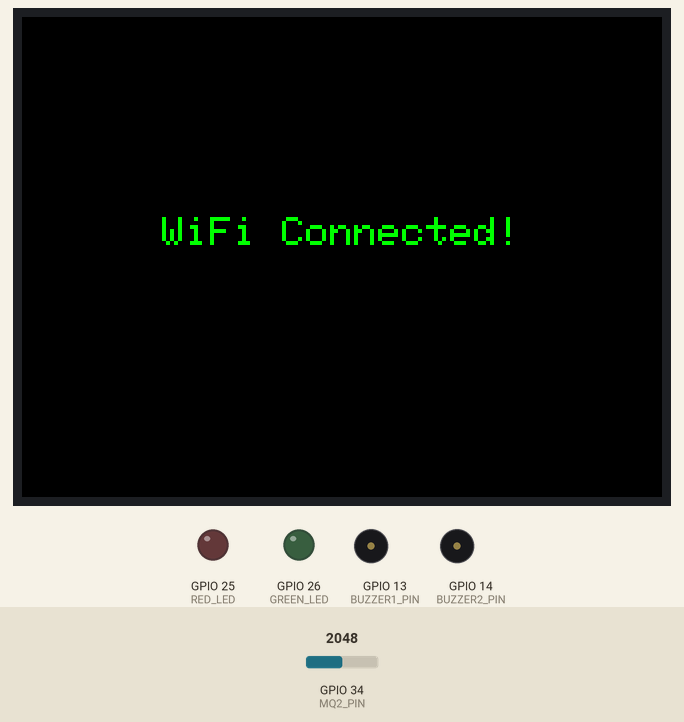
Recording of a sketch running on a simulated ESP32. On the bench: 320×240 colour display, output pins drawn as LEDs (lit = HIGH), buzzer (waves = sounding, pin HIGH). The test bench sets the inputs (shaded band); at power-on: GPIO 34 (MQ2_PIN) = 2048. WiFi joins after 1.5 s; servers stay silent unless stated; uploads are accepted with an empty reply; the local clock reads 2024-03-15 10:24:30 at power-on unless the sketch sets it; the modem accepts every AT command (registered, SIM ready, sends succeed) and sends nothing else; what the sketch prints to the serial monitor is not drawn.

Above: at 1.8 s.
At 19.8 s:
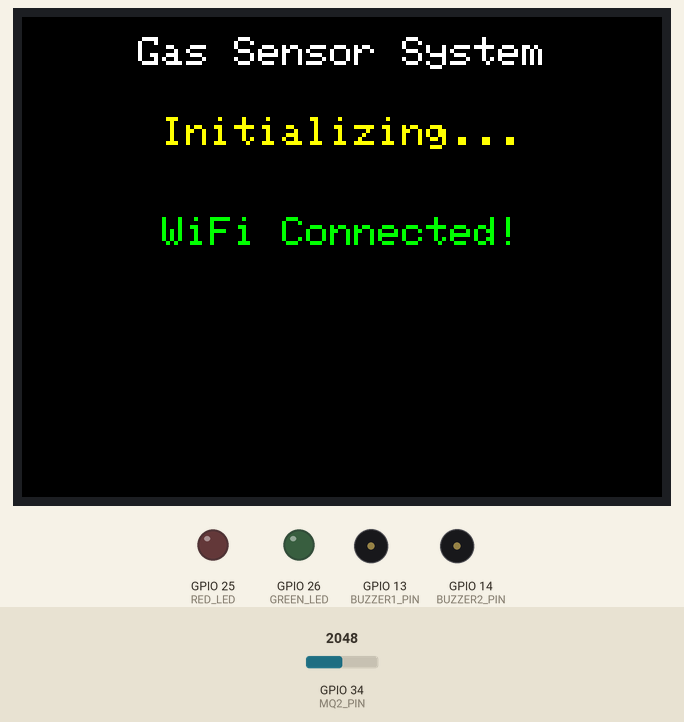
At 22.7 s:
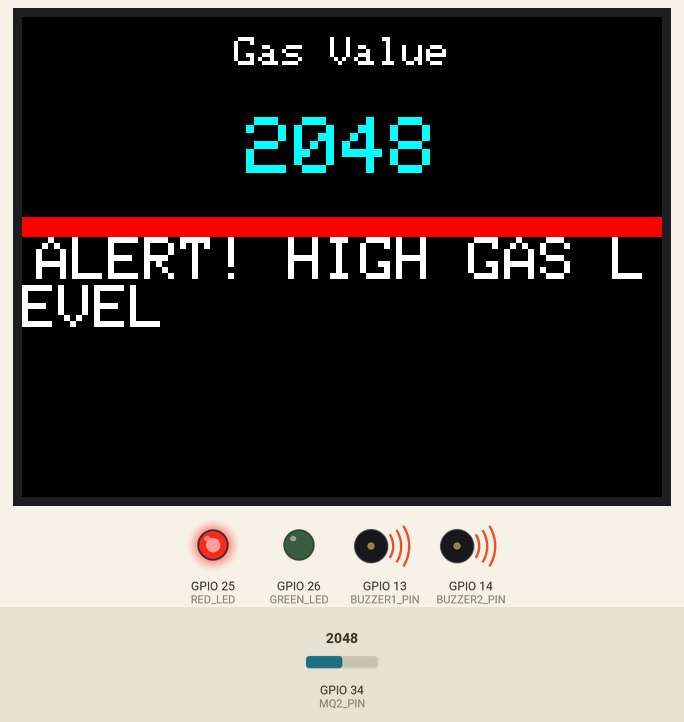
Timing chart, 0 to 24.2 s (numbered marks = the images above):
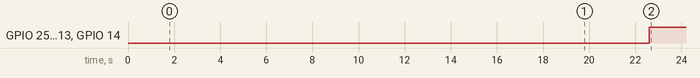

The sketch:

gas-sensor.ino
```cpp
#include <WiFi.h>
#include <WiFiClientSecure.h>
#include <HTTPClient.h>
#include <HardwareSerial.h>
#include <SPI.h>
#include <Adafruit_GFX.h>
#include <Adafruit_ILI9341.h>

// --- WiFi ---
#define WIFI_SSID     "Chuacakes"
#define WIFI_PASSWORD "YcfhX5Bm"

// --- Firebase ---
#define FIREBASE_HOST "https://gas-sensor-befe7-default-rtdb.firebaseio.com/"
#define FIREBASE_PATH "/gas_sensor/latest_reading"
#define FIREBASE_AUTH "o7dlAGo8VCykBrxapemvpg4yKjJr2qzkpHrl6VGZ"

// --- Pins ---
#define MQ2_PIN        34
#define RED_LED        25
#define GREEN_LED      26
#define BUZZER1_PIN    13
#define BUZZER2_PIN    14

// --- TFT Config ---
#define TFT_CS   5
#define TFT_RST  4
#define TFT_DC   2
Adafruit_ILI9341 tft = Adafruit_ILI9341(TFT_CS, TFT_DC, TFT_RST);

// --- GSM Serial2 ---
HardwareSerial sim900(2);  // RX=16, TX=17

bool gasNormal = true;

void waitForResponse();

void setup() {
  Serial.begin(115200);
  sim900.begin(9600, SERIAL_8N1, 16, 17);

  pinMode(MQ2_PIN, INPUT);
  pinMode(RED_LED, OUTPUT);
  pinMode(GREEN_LED, OUTPUT);
  pinMode(BUZZER1_PIN, OUTPUT);
  pinMode(BUZZER2_PIN, OUTPUT);

  initTFT();
  initWiFi();      // <--- Make sure WiFi is connected first!
  initGSM();

  // Now do NTP sync
  configTime(28800, 0, "time.google.com");
  Serial.print("Waiting for NTP time sync");
  time_t now = time(nullptr);
  while (now < 8 * 3600 * 2) {
    delay(500);
    Serial.print(".");
    now = time(nullptr);
  }
  Serial.println("\nTime synchronized!");

  displayText("Gas Sensor System", 10, ILI9341_WHITE, 2, true);
  displayText("Initializing...", 50, ILI9341_YELLOW, 2, true);
  delay(2000);
}

void loop() {
  int gasValue = analogRead(MQ2_PIN);
  Serial.print("Gas Value: ");
  Serial.println(gasValue);

  sendToFirebase(gasValue);
  updateDailyGasStats(gasValue); // <-- Update daily stats for graph
  sendToSensorData(gasValue);
  updateTFT(gasValue);

  if (gasValue >= 1000 && gasNormal) {
    triggerAlert("ALERT! HIGH GAS LEVEL", 3);
    sendSMS("+639641799863", "ALERT: Dangerous gas levels detected.");
    gasNormal = false;
  } else if (gasValue < 1000 && !gasNormal) {
    resetAlert("Gas Level Normal", 2);
    gasNormal = true;
  }

  delay(3000);
}

void initWiFi() {
  displayText("Connecting to WiFi...", 100, ILI9341_WHITE, 2, true);
  WiFi.begin(WIFI_SSID, WIFI_PASSWORD);
  while (WiFi.status() != WL_CONNECTED) {
    delay(500);
    Serial.print(".");
  }
  Serial.println("\nWiFi Connected.");
  displayText("WiFi Connected!", 100, ILI9341_GREEN, 2, true);
}

void initTFT() {
  tft.begin();
  tft.setRotation(1);
  tft.fillScreen(ILI9341_BLACK);
}

void waitForResponse() {
  unsigned long timeout = millis() + 5000;
  while (millis() < timeout) {
    while (sim900.available()) {
      Serial.write(sim900.read());
    }
  }
}

void initGSM() {
  Serial.println("Initializing GSM...");
  delay(3000);
  sim900.println("AT"); waitForResponse();
  sim900.println("AT+CMGF=1"); waitForResponse();
  sim900.println("AT+CSCS=\"GSM\""); waitForResponse();
}

void sendSMS(String number, String text) {
  Serial.println("Sending SMS...");
  sim900.print("AT+CMGS=\""); sim900.print(number); sim900.println("\"");
  delay(1000);
  sim900.print(text);
  sim900.write(26);  // Ctrl+Z
  waitForResponse();
}

void sendToFirebase(int gasValue) {
  if (WiFi.status() == WL_CONNECTED) {
    WiFiClientSecure client;
    client.setInsecure();  // ⚠️ Insecure TLS

    HTTPClient https;
    String url = String(FIREBASE_HOST) + FIREBASE_PATH + ".json";
    if (strlen(FIREBASE_AUTH) > 0) {
      url += "?auth=" + String(FIREBASE_AUTH);
    }

    if (https.begin(client, url)) {
      https.addHeader("Content-Type", "application/json");
      String payload = "{\"value\":" + String(gasValue) + ",\"timestamp\":" + String(millis() / 1000) + "}";

      int code = https.PUT(payload);
      if (code > 0) {
        Serial.print("Firebase sent. Code: ");
        Serial.println(code);
      } else {
        Serial.print("Firebase error: ");
        Serial.println(https.errorToString(code));
      }

      https.end();
    }
  } else {
    Serial.println("WiFi not connected.");
  }
}

// --- Update gas_stats/daily for graph ---
void updateDailyGasStats(int gasValue) {
  if (WiFi.status() == WL_CONNECTED) {
    WiFiClientSecure client;
    client.setInsecure();

    // 1. Read current daily array
    HTTPClient httpsGet;
    String getUrl = String(FIREBASE_HOST) + "/gas_stats/daily.json";
    if (strlen(FIREBASE_AUTH) > 0) {
      getUrl += "?auth=" + String(FIREBASE_AUTH);
    }
    String dailyArray = "[]";
    if (httpsGet.begin(client, getUrl)) {
      int httpCode = httpsGet.GET();
      if (httpCode == HTTP_CODE_OK) {
        dailyArray = httpsGet.getString();
      }
      httpsGet.end();
    }

    // 2. Parse and update the array
    int daily[7] = {0,0,0,0,0,0,0};
    int idx = 0;
    int last = 0;
    dailyArray.replace("[", "");
    dailyArray.replace("]", "");
    for (int i = 0; i < 7; i++) {
      idx = dailyArray.indexOf(",", last);
      String val = (idx == -1) ? dailyArray.substring(last) : dailyArray.substring(last, idx);
      daily[i] = val.toInt();
      if (idx == -1) break;
      last = idx + 1;
    }

    // 3. Get weekday (0=Sunday, 1=Monday, ..., 6=Saturday)
    time_t now = time(nullptr);
    struct tm* timeinfo = localtime(&now);
    int weekday = timeinfo->tm_wday; // 0=Sunday

    // If you want 0=Monday, 6=Sunday (like Flutter), shift index:
    int index = (weekday == 0) ? 6 : weekday - 1;

    daily[index] = gasValue;

    // 4. Build new JSON array
    String newArray = "[";
    for (int i = 0; i < 7; i++) {
      newArray += String(daily[i]);
      if (i < 6) newArray += ",";
    }
    newArray += "]";

    // 5. Write back to Firebase
    HTTPClient httpsPut;
    String putUrl = String(FIREBASE_HOST) + "/gas_stats/daily.json";
    if (strlen(FIREBASE_AUTH) > 0) {
      putUrl += "?auth=" + String(FIREBASE_AUTH);
    }
    if (httpsPut.begin(client, putUrl)) {
      httpsPut.addHeader("Content-Type", "application/json");
      int code = httpsPut.PUT(newArray);
      Serial.print("Updated gas_stats/daily. Code: ");
      Serial.println(code);
      httpsPut.end();
    }
  }
}

void updateTFT(int value) {
  tft.fillRect(0, 0, 320, 100, ILI9341_BLACK); // Clear display area
  displayText("Gas Value", 10, ILI9341_WHITE, 2, false);
  displayText(String(value), 50, ILI9341_CYAN, 4, true);  // Bigger value text
}

void triggerAlert(String message, int textSize) {
  digitalWrite(RED_LED, HIGH);
  digitalWrite(GREEN_LED, LOW);
  digitalWrite(BUZZER1_PIN, HIGH);
  digitalWrite(BUZZER2_PIN, HIGH);
  tft.fillRect(0, 100, 320, 60, ILI9341_RED);
  displayText(message, 110, ILI9341_WHITE, textSize, true);
}

void resetAlert(String message, int textSize) {
  digitalWrite(RED_LED, LOW);
  digitalWrite(GREEN_LED, HIGH);
  digitalWrite(BUZZER1_PIN, LOW);
  digitalWrite(BUZZER2_PIN, LOW);
  tft.fillRect(0, 100, 320, 60, ILI9341_BLACK);
  displayText(message, 110, ILI9341_GREEN, textSize, true);
}

// Updated displayText with size and background clear option
void displayText(String text, int y, uint16_t color, int size, bool clearLine) {
  tft.setTextSize(size);
  tft.setTextColor(color);

  int16_t x1, y1;
  uint16_t w, h;
  tft.getTextBounds(text, 0, y, &x1, &y1, &w, &h);

  int x = (tft.width() - w) / 2;

  if (clearLine) {
    tft.fillRect(0, y, 320, h + 4, ILI9341_BLACK);  // Clear background
  }

  tft.setCursor(x, y);
  tft.print(text);
}

void sendToSensorData(int gasValue) {
  if (WiFi.status() == WL_CONNECTED) {
    WiFiClientSecure client;
    client.setInsecure();

    time_t now = time(nullptr);
    struct tm* timeinfo = localtime(&now);

    char dateStr[11];   // "YYYY-MM-DD"
    strftime(dateStr, sizeof(dateStr), "%Y-%m-%d", timeinfo);

    char timeStr[9];    // "HH:MM:SS"
    strftime(timeStr, sizeof(timeStr), "%H:%M:%S", timeinfo);

    String url = String(FIREBASE_HOST) + "/sensor_data/" + dateStr + ".json";
    if (strlen(FIREBASE_AUTH) > 0) {
      url += "?auth=" + String(FIREBASE_AUTH);
    }

    HTTPClient https;
    if (https.begin(client, url)) {
      https.addHeader("Content-Type", "application/json");

      String payload = "{";
      payload += "\"timestamp\":\"" + String(timeStr) + "\",";
      payload += "\"value\":" + String(gasValue);
      payload += "}";

      int code = https.POST(payload);
      if (code > 0) {
        Serial.print("sensor_data updated. Code: ");
        Serial.println(code);
      } else {
        Serial.print("sensor_data error: ");
        Serial.println(https.errorToString(code));
      }

      https.end();
    }
  }
}
```

Measured:
- by itself, GPIO 25 (RED_LED), GPIO 13 (BUZZER1_PIN), GPIO 14 (BUZZER2_PIN): LOW → HIGH at 22.6 s
- what the display in image 0 shows lasts 18.1 s, from 1.7 s to 19.8 s
- what the display in image 1 shows lasts 2.8 s, from 19.8 s to 22.6 s
